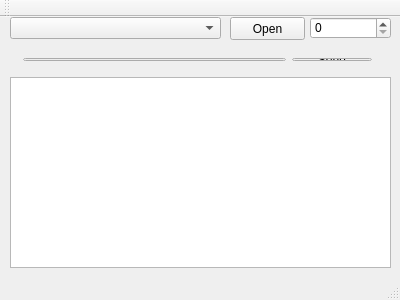
<?xml version="1.0" encoding="UTF-8"?>
<ui version="4.0">
 <class>MainWindow</class>
 <widget class="QMainWindow" name="MainWindow">
  <property name="geometry">
   <rect>
    <x>0</x>
    <y>0</y>
    <width>400</width>
    <height>300</height>
   </rect>
  </property>
  <property name="windowTitle">
   <string>MainWindow</string>
  </property>
  <widget class="QWidget" name="centralWidget">
   <widget class="QSpinBox" name="incOut">
    <property name="geometry">
     <rect>
      <x>310</x>
      <y>0</y>
      <width>81</width>
      <height>22</height>
     </rect>
    </property>
    <property name="maximum">
     <number>999</number>
    </property>
   </widget>
   <widget class="QPlainTextEdit" name="serialOut">
    <property name="geometry">
     <rect>
      <x>10</x>
      <y>60</y>
      <width>381</width>
      <height>191</height>
     </rect>
    </property>
    <property name="readOnly">
     <bool>true</bool>
    </property>
   </widget>
   <widget class="QComboBox" name="portSelector">
    <property name="geometry">
     <rect>
      <x>10</x>
      <y>0</y>
      <width>211</width>
      <height>22</height>
     </rect>
    </property>
   </widget>
   <widget class="QPushButton" name="openBtn">
    <property name="geometry">
     <rect>
      <x>230</x>
      <y>0</y>
      <width>75</width>
      <height>23</height>
     </rect>
    </property>
    <property name="text">
     <string>Open</string>
    </property>
   </widget>
   <widget class="QWidget" name="">
    <property name="geometry">
     <rect>
      <x>12</x>
      <y>30</y>
      <width>371</width>
      <height>25</height>
     </rect>
    </property>
    <layout class="QHBoxLayout" name="horizontalLayout">
     <item>
      <widget class="QLineEdit" name="datatoSend"/>
     </item>
     <item>
      <widget class="QPushButton" name="sndBtn">
       <property name="text">
        <string>Send</string>
       </property>
      </widget>
     </item>
    </layout>
   </widget>
  </widget>
  <widget class="QMenuBar" name="menuBar">
   <property name="geometry">
    <rect>
     <x>0</x>
     <y>0</y>
     <width>400</width>
     <height>18</height>
    </rect>
   </property>
  </widget>
  <widget class="QToolBar" name="mainToolBar">
   <attribute name="toolBarArea">
    <enum>TopToolBarArea</enum>
   </attribute>
   <attribute name="toolBarBreak">
    <bool>false</bool>
   </attribute>
  </widget>
  <widget class="QStatusBar" name="statusBar"/>
 </widget>
 <layoutdefault spacing="6" margin="11"/>
 <resources/>
 <connections/>
</ui>
